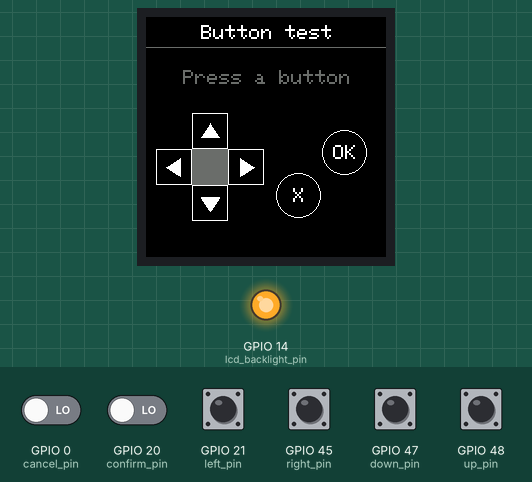
This program was run on a simulated ESP32-S3. Shown: 240×240 colour display, output pins drawn as LEDs (lit = HIGH). The test bench sets the inputs (shaded band); at power-on: GPIO 0 (cancel_pin), GPIO 20 (confirm_pin), GPIO 21 (left_pin), GPIO 45 (right_pin), GPIO 47 (down_pin), GPIO 48 (up_pin) LOW. What the program prints to the serial monitor is not drawn.

Above: at 1.4 s.
1.5 s: GPIO 21 (left_pin) pulled HIGH for 0.15 s
At 2.1 s:
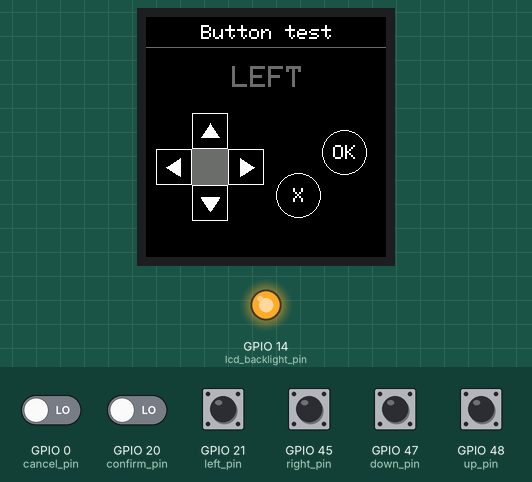
3.1 s: GPIO 45 (right_pin) pulled HIGH for 0.15 s
At 4.4 s:
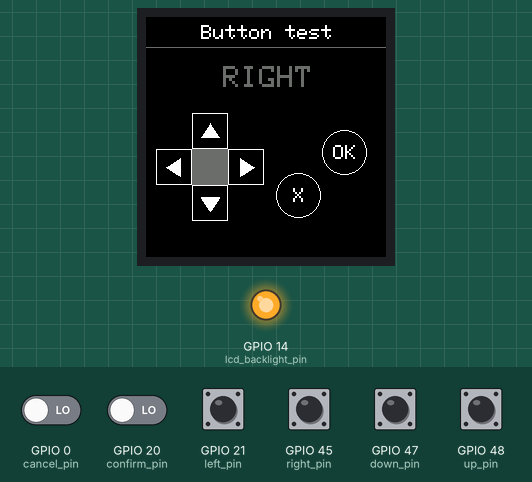
4.7 s: GPIO 47 (down_pin) pulled HIGH for 0.15 s
At 5.7 s:
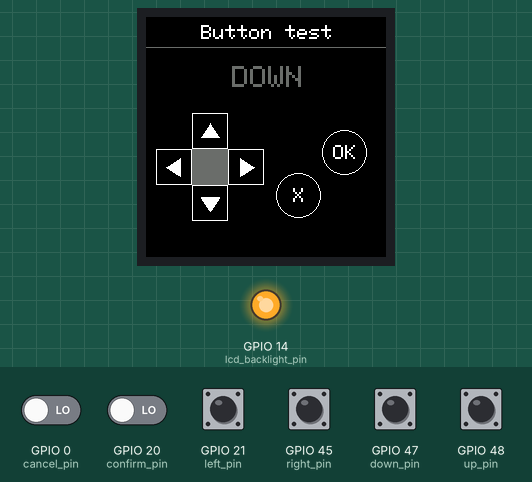
6.3 s: GPIO 48 (up_pin) pulled HIGH for 0.15 s
At 6.9 s:
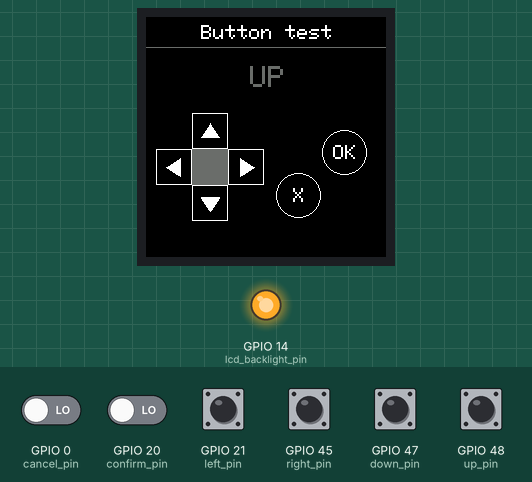
7.9 s: GPIO 0 (cancel_pin) driven HIGH
At 8.7 s:
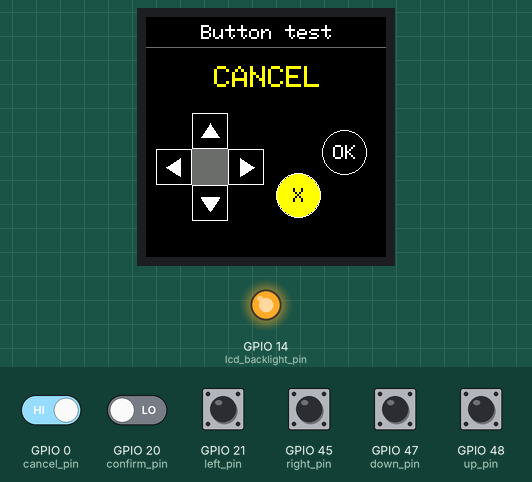
9.4 s: GPIO 20 (confirm_pin) driven HIGH
At 9.9 s:
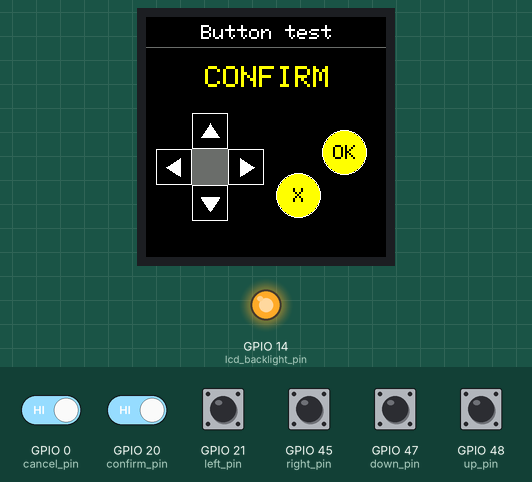
Timing chart, 0 to 11.9 s (numbered marks = the images above; inputs shaded):
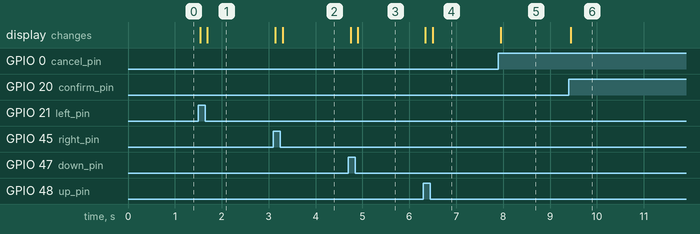

Measured:
- after the input at 1.5 s, the display: first changes at once (image 1 shows a later state)
- after the input at 3.1 s, the display: first changes at once (image 2 shows a later state)
- after the input at 4.7 s, the display: first changes after 0.05 s (image 3 shows a later state)
- after the input at 6.3 s, the display: first changes at once (image 4 shows a later state)
- after the input at 7.9 s, the display: changes after 0.05 s (image 5)
- after the input at 9.4 s, the display: changes after 0.05 s (image 6)

The program:

main.cpp
```cpp
#include <Arduino.h>
#include <SPI.h>
#include <Adafruit_ST7789.h>
#include <cstring>

#include "app_config.h"

namespace
{
enum class shape
{
    up,
    down,
    left,
    right,
    round
};

struct button
{
    const char *name;
    const char *label; // Drawn inside round buttons only.
    uint8_t pin;
    shape kind;
    int16_t x; // Widget center on the LCD.
    int16_t y;
    bool raw_pressed;
    bool stable_pressed;
    uint32_t raw_changed_ms;
    uint32_t pressed_ms;
};

constexpr int16_t cell = 36;
constexpr int16_t dpad_x = 64;
constexpr int16_t dpad_y = 150;
constexpr int16_t round_radius = 22;
constexpr int16_t status_top = 36;
constexpr int16_t status_height = 50;
constexpr uint16_t pressed_color = ST77XX_YELLOW;

Adafruit_ST7789 lcd(&SPI, app_config::lcd_cs_pin,
                    app_config::lcd_dc_pin, app_config::lcd_reset_pin);

button buttons[] = {
    {"UP", "", app_config::up_pin, shape::up, dpad_x, dpad_y - cell},
    {"DOWN", "", app_config::down_pin, shape::down, dpad_x, dpad_y + cell},
    {"LEFT", "", app_config::left_pin, shape::left, dpad_x - cell, dpad_y},
    {"RIGHT", "", app_config::right_pin, shape::right, dpad_x + cell, dpad_y},
    {"CONFIRM", "OK", app_config::confirm_pin, shape::round, 198, 135},
    {"CANCEL", "X", app_config::cancel_pin, shape::round, 152, 178},
};

const button *last_pressed = nullptr;
uint16_t gray = 0;

// Buttons switch their GPIO to 3V3; only cancel may be wired to GND instead.
bool active_low(const button &b)
{
    return app_config::cancel_active_low && b.pin == app_config::cancel_pin;
}

bool read_pressed(const button &b)
{
    return digitalRead(b.pin) == (active_low(b) ? LOW : HIGH);
}

// Built-in font glyphs are 6 x 8 pixels per size step, including spacing.
void draw_centered(const char *text, int16_t center_x, int16_t top,
                   uint8_t size, uint16_t color)
{
    const int16_t width =
        static_cast<int16_t>(std::strlen(text)) * 6 * size - size;
    lcd.setTextSize(size);
    lcd.setTextColor(color);
    lcd.setCursor(center_x - width / 2, top);
    lcd.print(text);
}

void draw_button(const button &b)
{
    const uint16_t fill = b.stable_pressed ? pressed_color : ST77XX_BLACK;
    const uint16_t ink = b.stable_pressed ? ST77XX_BLACK : ST77XX_WHITE;
    const int16_t x = b.x;
    const int16_t y = b.y;

    if (b.kind == shape::round)
    {
        lcd.fillCircle(x, y, round_radius - 1, fill);
        lcd.drawCircle(x, y, round_radius, ST77XX_WHITE);
        draw_centered(b.label, x, y - 7, 2, ink);
        return;
    }

    lcd.fillRect(x - cell / 2 + 1, y - cell / 2 + 1, cell - 2, cell - 2, fill);
    lcd.drawRect(x - cell / 2, y - cell / 2, cell, cell, ST77XX_WHITE);
    switch (b.kind)
    {
    case shape::up:
        lcd.fillTriangle(x, y - 8, x - 9, y + 6, x + 9, y + 6, ink);
        break;
    case shape::down:
        lcd.fillTriangle(x, y + 8, x - 9, y - 6, x + 9, y - 6, ink);
        break;
    case shape::left:
        lcd.fillTriangle(x - 8, y, x + 6, y - 9, x + 6, y + 9, ink);
        break;
    case shape::right:
        lcd.fillTriangle(x + 8, y, x - 6, y - 9, x - 6, y + 9, ink);
        break;
    case shape::round:
        break;
    }
}

// Shows the most recent press: highlighted while held, gray after release.
void draw_status()
{
    lcd.fillRect(0, status_top, lcd.width(), status_height, ST77XX_BLACK);
    if (last_pressed == nullptr)
    {
        draw_centered("Press a button", lcd.width() / 2, status_top + 17, 2,
                      gray);
        return;
    }
    draw_centered(last_pressed->name, lcd.width() / 2, status_top + 13, 3,
                  last_pressed->stable_pressed ? pressed_color : gray);
}

void draw_screen()
{
    lcd.fillScreen(ST77XX_BLACK);
    draw_centered("Button test", lcd.width() / 2, 8, 2, ST77XX_WHITE);
    lcd.drawFastHLine(0, 30, lcd.width(), gray);
    lcd.fillRect(dpad_x - cell / 2, dpad_y - cell / 2, cell, cell, gray);
    for (const button &b : buttons)
    {
        draw_button(b);
    }
    draw_status();
}

void poll_button(button &b, uint32_t now_ms)
{
    const bool sampled_pressed = read_pressed(b);
    if (sampled_pressed != b.raw_pressed)
    {
        b.raw_pressed = sampled_pressed;
        b.raw_changed_ms = now_ms;
    }

    // Accept an edge only after the input stays unchanged for debounce_ms.
    // Unsigned subtraction also handles the millis() counter wrapping.
    if (b.raw_pressed == b.stable_pressed ||
        now_ms - b.raw_changed_ms < app_config::debounce_ms)
    {
        return;
    }
    b.stable_pressed = b.raw_pressed;
    draw_button(b);
    if (b.stable_pressed)
    {
        b.pressed_ms = now_ms;
        last_pressed = &b;
        draw_status();
        Serial.printf("PRESSED  %s\n", b.name);
    }
    else
    {
        if (last_pressed == &b)
        {
            draw_status();
        }
        Serial.printf("RELEASED %s | held %lu ms\n", b.name,
                      static_cast<unsigned long>(now_ms - b.pressed_ms));
    }
}
}

void setup()
{
    Serial.begin(app_config::serial_baud);
    const uint32_t started_ms = millis();
    while (!Serial && millis() - started_ms < app_config::serial_wait_ms)
    {
        delay(10);
    }

    // Set the level before enabling the output so BLK never glitches low.
    digitalWrite(app_config::lcd_backlight_pin, HIGH);
    pinMode(app_config::lcd_backlight_pin, OUTPUT);
    SPI.begin(app_config::lcd_sclk_pin, -1, app_config::lcd_mosi_pin,
              app_config::lcd_cs_pin);
    lcd.init(app_config::lcd_width, app_config::lcd_height, SPI_MODE3);
    lcd.setSPISpeed(app_config::lcd_spi_hz);
    lcd.setRotation(app_config::lcd_rotation);
    lcd.invertDisplay(app_config::lcd_inverted);
    gray = lcd.color565(110, 110, 110);
    draw_screen();

    for (button &b : buttons)
    {
        pinMode(b.pin, active_low(b) ? INPUT_PULLUP : INPUT_PULLDOWN);
    }
    // Let the pull resistors settle before taking the initial raw readings.
    delay(1);
    const uint32_t now_ms = millis();
    for (button &b : buttons)
    {
        b.raw_pressed = read_pressed(b);
        b.raw_changed_ms = now_ms;
    }

    Serial.println("\nESP32-S3 six-button D-pad test");
    for (const button &b : buttons)
    {
        Serial.printf("  %-7s GPIO%u to %s\n", b.name,
                      static_cast<unsigned>(b.pin),
                      active_low(b) ? "GND" : "3V3");
    }
    Serial.printf("Debounce %lu ms. A button held at startup counts as a "
                  "press.\n",
                  static_cast<unsigned long>(app_config::debounce_ms));
}

void loop()
{
    const uint32_t now_ms = millis();
    for (button &b : buttons)
    {
        poll_button(b, now_ms);
    }
    delay(1);
}
```

app_config.h
```cpp
#pragma once

#include <stdint.h>

namespace app_config
{
// Each button connects 3V3 to its GPIO; the internal pull-down is enabled,
// so pressed reads HIGH. Never connect a GPIO to 5 V.
// GPIO20 is native USB D+, so only the USB-to-UART connector works.
// GPIO45 is the VDD_SPI strapping pin: holding right at reset stops boot.
constexpr uint8_t up_pin = 48;
constexpr uint8_t down_pin = 47;
constexpr uint8_t left_pin = 21;
constexpr uint8_t right_pin = 45;
constexpr uint8_t confirm_pin = 20;
constexpr uint8_t cancel_pin = 0;
// GPIO0 is the BOOT strapping pin and may have a board pull-up. If cancel
// never releases, wire it from GPIO0 to GND instead and set this to true.
constexpr bool cancel_active_low = false;
constexpr uint32_t debounce_ms = 30;
constexpr uint32_t serial_baud = 115200;
constexpr uint32_t serial_wait_ms = 2000;

// Hardware SPI: the LCD does not need a MISO connection.
constexpr int8_t lcd_sclk_pin = 12;
constexpr int8_t lcd_mosi_pin = 11;
constexpr int8_t lcd_cs_pin = -1; // Use -1 for a module without CS.
constexpr int8_t lcd_dc_pin = 9;
constexpr int8_t lcd_reset_pin = 10;
constexpr uint8_t lcd_backlight_pin = 14; // Driven HIGH to turn BLK on.

// Set these to the panel's native dimensions before applying rotation.
constexpr uint16_t lcd_width = 240;
constexpr uint16_t lcd_height = 240;
constexpr uint8_t lcd_rotation = 0; // 0, 1, 2, or 3.
constexpr uint32_t lcd_spi_hz = 10000000;
constexpr bool lcd_inverted = true;
}
```
